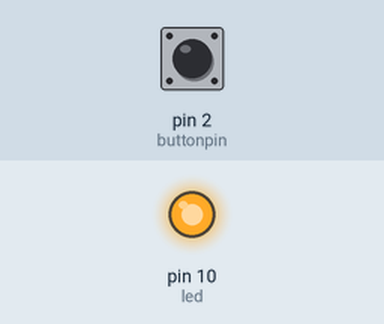
A sketch run on a simulated Arduino Uno, built with avr-gcc and run on an emulated ATmega328P. Shown: output pins drawn as LEDs (lit = HIGH). The test bench sets the inputs (shaded band); at power-on: pin 2 (buttonpin) HIGH.

Above: at 1.2 s.
1.3 s: pin 2 (buttonpin) pulled LOW for 0.15 s
At 2.6 s:
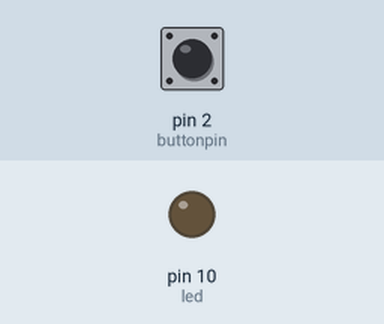
2.9 s: pin 2 (buttonpin) pulled LOW for 1 s
At 5.1 s:
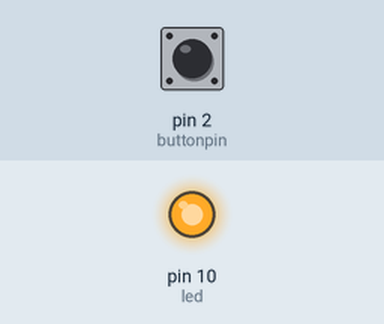
5.4 s: pin 2 (buttonpin) pulled LOW for 3.2 s
At 9.9 s:
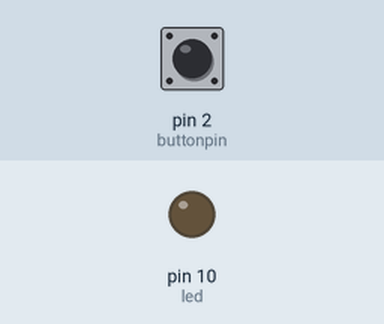
Timing chart, 0 to 11.4 s (numbered marks = the images above; inputs shaded):
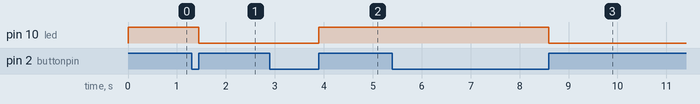

The sketch:

Button_Toggle.ino
```cpp
/*
 * Wire the circuit with led coming out of led pin and led has 330 ohm resistor
 * Button is wired to buttonpin
 *
 * INPUT_PULLUP means that the button runs through a 101k ohm resistor internally so the led does not dim when it is in use
 *
 * the time variable is to track how long it has been since the button was last pressed
 * the debounce time is so that we account for small variations in the press ... like sparks, or accidental presses
 *
 * the state simply toggles whenever the button state goes from low to high
 *
 */
int led = 10;
int buttonpin = 2;
int state = HIGH;
int reading;
int previous = LOW;

long time = 0;
long debounce = 200;


void setup() {
  //this is for the time to keep track of millis()
  Serial.begin(9600);
  pinMode(buttonpin, INPUT_PULLUP);
  pinMode(led, OUTPUT);

}

void loop() {


  reading = digitalRead(buttonpin);


//compare time elapsed with debounce time, and a switch of the button from low to high
  if (reading == HIGH && previous == LOW && millis() - time > debounce) {
    if (state == HIGH)
      state = LOW;
    else
      state = HIGH;

//keep track of how long it's been
    time = millis();
  }

//turn on or off the led
  digitalWrite(led, state);

//keep track of the toggle
  previous = reading;
}
```

Measured:
- after the input at 1.3 s, pin 10 (led): HIGH → LOW after 0.15 s
- after the input at 2.9 s, pin 10 (led): LOW → HIGH after 1.0 s
- after the input at 5.4 s, pin 10 (led): HIGH → LOW after 3.2 s
